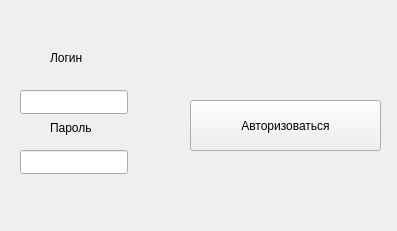
<?xml version="1.0" encoding="UTF-8"?>
<ui version="4.0">
 <class>messanger</class>
 <widget class="QWidget" name="messanger">
  <property name="geometry">
   <rect>
    <x>0</x>
    <y>0</y>
    <width>397</width>
    <height>231</height>
   </rect>
  </property>
  <property name="windowTitle">
   <string>Form</string>
  </property>
  <widget class="QLineEdit" name="lineEdit">
   <property name="geometry">
    <rect>
     <x>20</x>
     <y>90</y>
     <width>108</width>
     <height>24</height>
    </rect>
   </property>
   <property name="maxLength">
    <number>10</number>
   </property>
  </widget>
  <widget class="QLineEdit" name="lineEdit_2">
   <property name="geometry">
    <rect>
     <x>20</x>
     <y>150</y>
     <width>108</width>
     <height>24</height>
    </rect>
   </property>
   <property name="maxLength">
    <number>10</number>
   </property>
  </widget>
  <widget class="QLabel" name="label">
   <property name="geometry">
    <rect>
     <x>50</x>
     <y>50</y>
     <width>49</width>
     <height>16</height>
    </rect>
   </property>
   <property name="text">
    <string>Логин</string>
   </property>
  </widget>
  <widget class="QLabel" name="label_2">
   <property name="geometry">
    <rect>
     <x>50</x>
     <y>120</y>
     <width>49</width>
     <height>16</height>
    </rect>
   </property>
   <property name="text">
    <string>Пароль</string>
   </property>
  </widget>
  <widget class="QPushButton" name="pushButton">
   <property name="geometry">
    <rect>
     <x>190</x>
     <y>100</y>
     <width>191</width>
     <height>51</height>
    </rect>
   </property>
   <property name="text">
    <string>Авторизоваться</string>
   </property>
  </widget>
 </widget>
 <resources/>
 <connections/>
</ui>
